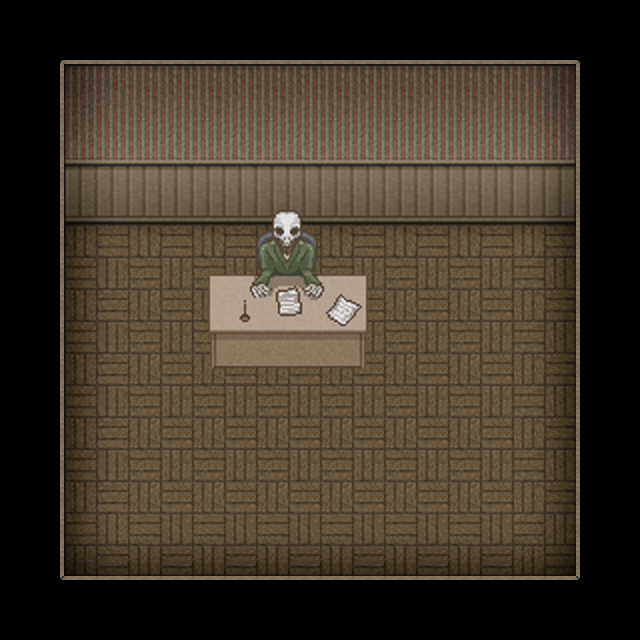

A level layout from a 2D game, rendered from its tile map. Below: a short description, then the map file with its tile-grid data intact:
An orthogonal 10x10 tile map with 64x64 px tiles, 2 tile layers (Layer1, Layer2).

<map version="1.0" orientation="orthogonal" width="10" height="10" tilewidth="64" tileheight="64">
 <tileset firstgid="1" name="yokan64" tilewidth="64" tileheight="64">
  <image source="../Sprites/yokan64.png" width="512" height="2944" />
 </tileset>
 <layer name="Layer1" width="10" height="10">
  <data>
   <tile gid="1" />
   <tile gid="2" />
   <tile gid="2" />
   <tile gid="2" />
   <tile gid="2" />
   <tile gid="2" />
   <tile gid="2" />
   <tile gid="2" />
   <tile gid="2" />
   <tile gid="3" />
   <tile gid="9" />
   <tile gid="6" />
   <tile gid="7" />
   <tile gid="7" />
   <tile gid="7" />
   <tile gid="7" />
   <tile gid="7" />
   <tile gid="7" />
   <tile gid="8" />
   <tile gid="11" />
   <tile gid="9" />
   <tile gid="14" />
   <tile gid="15" />
   <tile gid="15" />
   <tile gid="15" />
   <tile gid="15" />
   <tile gid="15" />
   <tile gid="15" />
   <tile gid="16" />
   <tile gid="11" />
   <tile gid="9" />
   <tile gid="22" />
   <tile gid="23" />
   <tile gid="23" />
   <tile gid="23" />
   <tile gid="23" />
   <tile gid="23" />
   <tile gid="23" />
   <tile gid="24" />
   <tile gid="11" />
   <tile gid="9" />
   <tile gid="30" />
   <tile gid="31" />
   <tile gid="31" />
   <tile gid="31" />
   <tile gid="31" />
   <tile gid="31" />
   <tile gid="31" />
   <tile gid="32" />
   <tile gid="11" />
   <tile gid="9" />
   <tile gid="30" />
   <tile gid="31" />
   <tile gid="31" />
   <tile gid="31" />
   <tile gid="31" />
   <tile gid="31" />
   <tile gid="31" />
   <tile gid="32" />
   <tile gid="11" />
   <tile gid="9" />
   <tile gid="30" />
   <tile gid="31" />
   <tile gid="31" />
   <tile gid="31" />
   <tile gid="31" />
   <tile gid="31" />
   <tile gid="31" />
   <tile gid="32" />
   <tile gid="11" />
   <tile gid="9" />
   <tile gid="30" />
   <tile gid="31" />
   <tile gid="31" />
   <tile gid="31" />
   <tile gid="31" />
   <tile gid="31" />
   <tile gid="31" />
   <tile gid="32" />
   <tile gid="11" />
   <tile gid="9" />
   <tile gid="38" />
   <tile gid="39" />
   <tile gid="39" />
   <tile gid="39" />
   <tile gid="39" />
   <tile gid="39" />
   <tile gid="39" />
   <tile gid="40" />
   <tile gid="11" />
   <tile gid="17" />
   <tile gid="18" />
   <tile gid="18" />
   <tile gid="18" />
   <tile gid="18" />
   <tile gid="18" />
   <tile gid="18" />
   <tile gid="18" />
   <tile gid="18" />
   <tile gid="19" />
  </data>
 </layer>
 <layer name="Layer2" width="10" height="10">
  <data>
   <tile gid="0" />
   <tile gid="0" />
   <tile gid="0" />
   <tile gid="0" />
   <tile gid="0" />
   <tile gid="0" />
   <tile gid="0" />
   <tile gid="0" />
   <tile gid="0" />
   <tile gid="0" />
   <tile gid="0" />
   <tile gid="0" />
   <tile gid="0" />
   <tile gid="0" />
   <tile gid="0" />
   <tile gid="0" />
   <tile gid="0" />
   <tile gid="0" />
   <tile gid="0" />
   <tile gid="0" />
   <tile gid="0" />
   <tile gid="0" />
   <tile gid="0" />
   <tile gid="0" />
   <tile gid="0" />
   <tile gid="0" />
   <tile gid="0" />
   <tile gid="0" />
   <tile gid="0" />
   <tile gid="0" />
   <tile gid="0" />
   <tile gid="0" />
   <tile gid="0" />
   <tile gid="107" />
   <tile gid="108" />
   <tile gid="109" />
   <tile gid="0" />
   <tile gid="0" />
   <tile gid="0" />
   <tile gid="0" />
   <tile gid="0" />
   <tile gid="0" />
   <tile gid="0" />
   <tile gid="115" />
   <tile gid="116" />
   <tile gid="117" />
   <tile gid="0" />
   <tile gid="0" />
   <tile gid="0" />
   <tile gid="0" />
   <tile gid="0" />
   <tile gid="0" />
   <tile gid="0" />
   <tile gid="123" />
   <tile gid="124" />
   <tile gid="125" />
   <tile gid="0" />
   <tile gid="0" />
   <tile gid="0" />
   <tile gid="0" />
   <tile gid="0" />
   <tile gid="0" />
   <tile gid="0" />
   <tile gid="0" />
   <tile gid="0" />
   <tile gid="0" />
   <tile gid="0" />
   <tile gid="0" />
   <tile gid="0" />
   <tile gid="0" />
   <tile gid="0" />
   <tile gid="0" />
   <tile gid="0" />
   <tile gid="0" />
   <tile gid="0" />
   <tile gid="0" />
   <tile gid="0" />
   <tile gid="0" />
   <tile gid="0" />
   <tile gid="0" />
   <tile gid="0" />
   <tile gid="0" />
   <tile gid="0" />
   <tile gid="0" />
   <tile gid="0" />
   <tile gid="0" />
   <tile gid="0" />
   <tile gid="0" />
   <tile gid="0" />
   <tile gid="0" />
   <tile gid="0" />
   <tile gid="0" />
   <tile gid="0" />
   <tile gid="0" />
   <tile gid="0" />
   <tile gid="0" />
   <tile gid="0" />
   <tile gid="0" />
   <tile gid="0" />
   <tile gid="0" />
  </data>
 </layer>
</map>